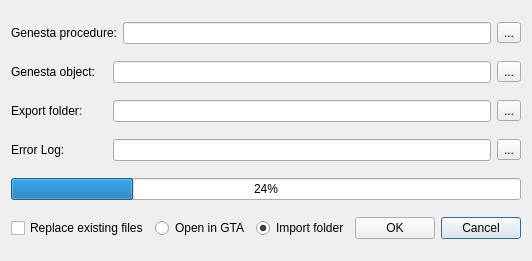
<?xml version="1.0" encoding="UTF-8"?>
<ui version="4.0">
 <class>GTAGenestaImportWidget</class>
 <widget class="QDialog" name="GTAGenestaImportWidget">
  <property name="geometry">
   <rect>
    <x>0</x>
    <y>0</y>
    <width>494</width>
    <height>261</height>
   </rect>
  </property>
  <property name="maximumSize">
   <size>
    <width>16777215</width>
    <height>500</height>
   </size>
  </property>
  <property name="windowTitle">
   <string>Import Genesta library</string>
  </property>
  <property name="windowIcon">
   <iconset resource="../resource.qrc">
    <normaloff>:/images/forms/img/GTAAppIcon.png</normaloff>:/images/forms/img/GTAAppIcon.png</iconset>
  </property>
  <property name="modal">
   <bool>true</bool>
  </property>
  <layout class="QGridLayout" name="gridLayout">
   <item row="0" column="0" colspan="3">
    <layout class="QHBoxLayout" name="horizontalLayout_2">
     <item>
      <widget class="QLabel" name="libFileFolLB">
       <property name="minimumSize">
        <size>
         <width>96</width>
         <height>0</height>
        </size>
       </property>
       <property name="text">
        <string>Genesta procedure:</string>
       </property>
      </widget>
     </item>
     <item>
      <widget class="QLineEdit" name="GenestaFilePathLE">
       <property name="readOnly">
        <bool>true</bool>
       </property>
      </widget>
     </item>
     <item>
      <widget class="QToolButton" name="BrowseLibFolderPB">
       <property name="toolTip">
        <string>Browse folder</string>
       </property>
       <property name="text">
        <string>...</string>
       </property>
       <property name="icon">
        <iconset resource="../resource.qrc">
         <normaloff>:/images/forms/img/OpenFolder.png</normaloff>:/images/forms/img/OpenFolder.png</iconset>
       </property>
      </widget>
     </item>
    </layout>
   </item>
   <item row="1" column="0" colspan="3">
    <layout class="QHBoxLayout" name="horizontalLayout_4">
     <item>
      <widget class="QLabel" name="label">
       <property name="minimumSize">
        <size>
         <width>96</width>
         <height>0</height>
        </size>
       </property>
       <property name="text">
        <string>Genesta object:</string>
       </property>
      </widget>
     </item>
     <item>
      <widget class="QLineEdit" name="libObjectPathLE">
       <property name="readOnly">
        <bool>true</bool>
       </property>
      </widget>
     </item>
     <item>
      <widget class="QToolButton" name="browseObjectFolderPB">
       <property name="toolTip">
        <string>Browse folder</string>
       </property>
       <property name="text">
        <string>...</string>
       </property>
       <property name="icon">
        <iconset resource="../resource.qrc">
         <normaloff>:/images/forms/img/OpenFolder.png</normaloff>:/images/forms/img/OpenFolder.png</iconset>
       </property>
      </widget>
     </item>
    </layout>
   </item>
   <item row="2" column="0" colspan="3">
    <layout class="QHBoxLayout" name="horizontalLayout_5">
     <item>
      <widget class="QLabel" name="label_2">
       <property name="minimumSize">
        <size>
         <width>96</width>
         <height>0</height>
        </size>
       </property>
       <property name="text">
        <string>Export folder:</string>
       </property>
      </widget>
     </item>
     <item>
      <widget class="QLineEdit" name="exportFolderLE">
       <property name="readOnly">
        <bool>true</bool>
       </property>
      </widget>
     </item>
     <item>
      <widget class="QToolButton" name="browseExportFolderPB">
       <property name="toolTip">
        <string>Browse folder</string>
       </property>
       <property name="text">
        <string>...</string>
       </property>
       <property name="icon">
        <iconset resource="../resource.qrc">
         <normaloff>:/images/forms/img/OpenFolder.png</normaloff>:/images/forms/img/OpenFolder.png</iconset>
       </property>
      </widget>
     </item>
    </layout>
   </item>
   <item row="3" column="0" colspan="3">
    <layout class="QHBoxLayout" name="horizontalLayout">
     <item>
      <widget class="QLabel" name="errorLogLB">
       <property name="minimumSize">
        <size>
         <width>96</width>
         <height>0</height>
        </size>
       </property>
       <property name="text">
        <string>Error Log:</string>
       </property>
      </widget>
     </item>
     <item>
      <widget class="QLineEdit" name="ErrorlLogFilePathLE">
       <property name="readOnly">
        <bool>true</bool>
       </property>
      </widget>
     </item>
     <item>
      <widget class="QToolButton" name="BrowseErrorFolderPB">
       <property name="toolTip">
        <string>Browse folder</string>
       </property>
       <property name="text">
        <string>...</string>
       </property>
       <property name="icon">
        <iconset resource="../resource.qrc">
         <normaloff>:/images/forms/img/OpenFolder.png</normaloff>:/images/forms/img/OpenFolder.png</iconset>
       </property>
      </widget>
     </item>
    </layout>
   </item>
   <item row="4" column="0" colspan="3">
    <widget class="QProgressBar" name="progressBar">
     <property name="value">
      <number>24</number>
     </property>
    </widget>
   </item>
   <item row="6" column="0">
    <layout class="QHBoxLayout" name="horizontalLayout_3">
     <item>
      <widget class="QCheckBox" name="replaceFilesCB">
       <property name="text">
        <string>Replace existing files</string>
       </property>
      </widget>
     </item>
     <item>
      <widget class="QRadioButton" name="openInGTARB">
       <property name="text">
        <string>Open in GTA</string>
       </property>
       <property name="checked">
        <bool>false</bool>
       </property>
      </widget>
     </item>
     <item>
      <widget class="QRadioButton" name="importFolderRB">
       <property name="text">
        <string>Import folder</string>
       </property>
       <property name="checked">
        <bool>true</bool>
       </property>
      </widget>
     </item>
    </layout>
   </item>
   <item row="6" column="2">
    <widget class="QPushButton" name="cancelPB">
     <property name="maximumSize">
      <size>
       <width>80</width>
       <height>16777215</height>
      </size>
     </property>
     <property name="text">
      <string>Cancel</string>
     </property>
     <property name="icon">
      <iconset resource="../resource.qrc">
       <normaloff>:/images/forms/img/CANCEL.jpg</normaloff>:/images/forms/img/CANCEL.jpg</iconset>
     </property>
    </widget>
   </item>
   <item row="6" column="1">
    <widget class="QPushButton" name="okPB">
     <property name="maximumSize">
      <size>
       <width>80</width>
       <height>16777215</height>
      </size>
     </property>
     <property name="text">
      <string>OK</string>
     </property>
     <property name="icon">
      <iconset resource="../resource.qrc">
       <normaloff>:/images/forms/img/OK.png</normaloff>:/images/forms/img/OK.png</iconset>
     </property>
    </widget>
   </item>
  </layout>
 </widget>
 <tabstops>
  <tabstop>GenestaFilePathLE</tabstop>
  <tabstop>BrowseLibFolderPB</tabstop>
  <tabstop>libObjectPathLE</tabstop>
  <tabstop>browseObjectFolderPB</tabstop>
  <tabstop>exportFolderLE</tabstop>
  <tabstop>browseExportFolderPB</tabstop>
  <tabstop>ErrorlLogFilePathLE</tabstop>
  <tabstop>BrowseErrorFolderPB</tabstop>
  <tabstop>replaceFilesCB</tabstop>
  <tabstop>openInGTARB</tabstop>
  <tabstop>importFolderRB</tabstop>
  <tabstop>okPB</tabstop>
  <tabstop>cancelPB</tabstop>
 </tabstops>
 <resources>
  <include location="../resource.qrc"/>
 </resources>
 <connections>
  <connection>
   <sender>importFolderRB</sender>
   <signal>toggled(bool)</signal>
   <receiver>GenestaFilePathLE</receiver>
   <slot>clear()</slot>
   <hints>
    <hint type="sourcelabel">
     <x>239</x>
     <y>235</y>
    </hint>
    <hint type="destinationlabel">
     <x>168</x>
     <y>29</y>
    </hint>
   </hints>
  </connection>
  <connection>
   <sender>openInGTARB</sender>
   <signal>toggled(bool)</signal>
   <receiver>GenestaFilePathLE</receiver>
   <slot>clear()</slot>
   <hints>
    <hint type="sourcelabel">
     <x>162</x>
     <y>236</y>
    </hint>
    <hint type="destinationlabel">
     <x>132</x>
     <y>29</y>
    </hint>
   </hints>
  </connection>
  <connection>
   <sender>openInGTARB</sender>
   <signal>toggled(bool)</signal>
   <receiver>libObjectPathLE</receiver>
   <slot>clear()</slot>
   <hints>
    <hint type="sourcelabel">
     <x>185</x>
     <y>241</y>
    </hint>
    <hint type="destinationlabel">
     <x>251</x>
     <y>77</y>
    </hint>
   </hints>
  </connection>
  <connection>
   <sender>importFolderRB</sender>
   <signal>toggled(bool)</signal>
   <receiver>libObjectPathLE</receiver>
   <slot>clear()</slot>
   <hints>
    <hint type="sourcelabel">
     <x>296</x>
     <y>242</y>
    </hint>
    <hint type="destinationlabel">
     <x>376</x>
     <y>71</y>
    </hint>
   </hints>
  </connection>
 </connections>
</ui>
